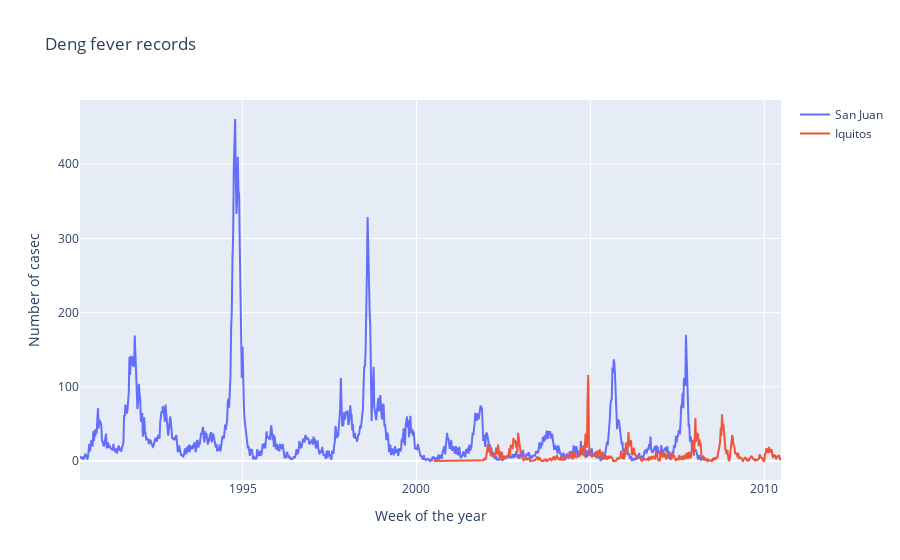

Notebook cell for this chart:
### Markdown cell above
Let's see how number of cases behave throughout the years for both cities.

### Code cell
fig = go.Figure()
fig.add_trace(go.Scatter(x=sj.week_start_date, y=sj.total_cases, mode='lines', name='San Juan'))
fig.add_trace(go.Scatter(x=iq.week_start_date, y=iq.total_cases, mode='lines', name='Iquitos'))
fig.update_layout(title='Deng fever records', xaxis_title='Week of the year', yaxis_title = 'Number of casec')

### Figure 1 — Plotly figure (JSON) as saved in the notebook; plotly's stock layout.template omitted (floating-point values rounded to 4 significant figures; data arrays with more than 128 entries replaced by an {"elided": "..."} marker saying what was removed)
{"data": [{"mode": "lines", "name": "San Juan", "type": "scatter", "x": {"elided": "936 str values"}, "y": {"elided": "936 int values"}}, {"mode": "lines", "name": "Iquitos", "type": "scatter", "x": {"elided": "520 str values"}, "y": {"elided": "520 int values"}}], "layout": {"title": {"text": "Deng fever records"}, "xaxis": {"title": {"text": "Week of the year"}}, "yaxis": {"title": {"text": "Number of casec"}}}}
